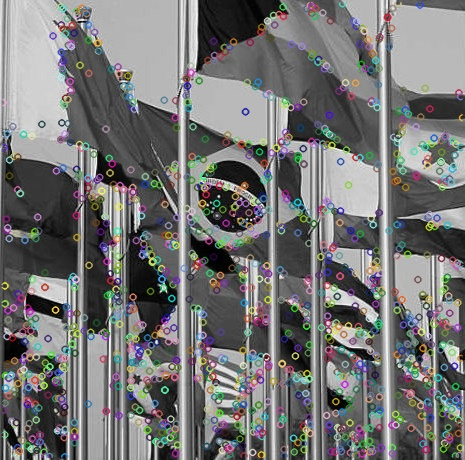
#> input picture imagens/213737.jpg, 465 x 460 px
$ python trackbar.py ../../imagens/213737.jpg
#> lines starting #> are read from the running program, lines starting #| are printed output that depends on the picture
import cv2
import numpy as np
import sys

def do_nothing(x):
    pass

cv2.namedWindow('imagem')
cv2.createTrackbar('Lower Hue', 'imagem', 0, 180, do_nothing)
cv2.createTrackbar('Upper Hue', 'imagem', 0, 180, do_nothing)

img = cv2.imread(sys.argv[1])
#> img is the input picture: shape (460, 465, 3); mean B, G, R 116.6, 117, 116.8
im_hsv = cv2.cvtColor(img, cv2.COLOR_BGR2HSV)
#> im_hsv: shape (460, 465, 3); mean H, S, V 65.2, 34.7, 124.2

while(True):

    lower_hue_trackbar = cv2.getTrackbarPos('Lower Hue', 'imagem')
    upper_hue_trackbar = cv2.getTrackbarPos('Upper Hue', 'imagem')

    #https://opencv24-python-tutorials.readthedocs.io/en/latest/py_tutorials/py_imgproc/py_colorspaces/py_colorspaces.html#object-tracking
    lower_val = np.array([lower_hue_trackbar, 50, 50])
    upper_val = np.array([lower_hue_trackbar, 255, 255])

    mask = cv2.inRange(im_hsv, lower_val, upper_val)
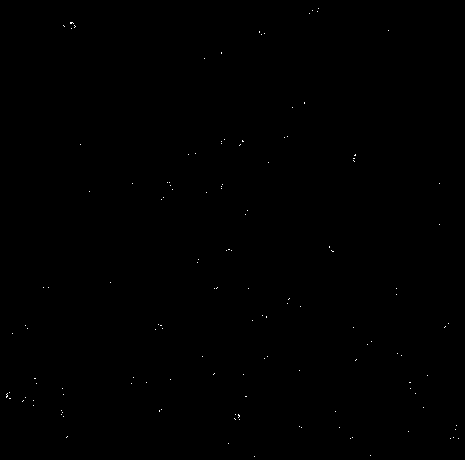
#> mask: shape (460, 465); 0.08% white in thin lines or dots
    res = cv2.bitwise_and(img, img, mask=mask)

    cv2.imshow('imagem', res)

    if cv2.waitKey(1) & 0xFF == ord('q'):
#> (key q is pressed here)
        break

cv2.destroyAllWindows()
